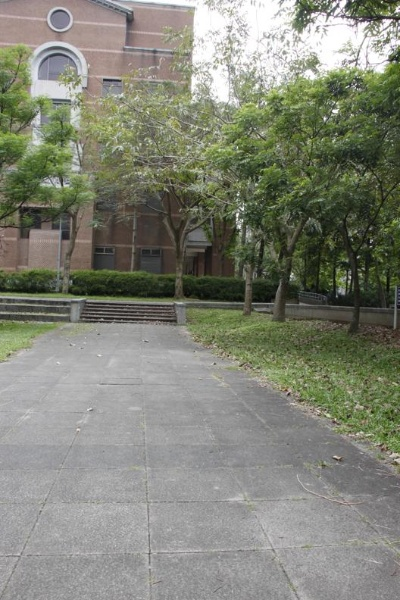
//> input picture stitching/images/6.jpg, 400 x 600 px, given in place of balls00.jpg, which was not available
$ ./main   (built with g++ and OpenCV 4)
//> lines starting //> are read from the running program, lines starting //| are printed output that depends on the picture; after the words box and inside, x2 and y2 are one past the last pixel; in counts of white or black regions, pixels touching at a corner belong together; pictures that were not available may be replaced by others from this repository, and a replacement may not be noted
#include <algorithm>
#include <cmath>
#include <iostream>
#include <vector>

#include <opencv2/core/core.hpp>
#include <opencv2/highgui/highgui.hpp>
#include <opencv2/imgproc/imgproc.hpp>
#include <opencv2/video/tracking.hpp>

#include <timeEstimate.hpp>

// Classical Hough Transform
struct LinePolar
{
    float rho;
    float angle;
};


struct hough_cmp_gt
{
    hough_cmp_gt(const int* _aux) : aux(_aux) {}
    bool operator()(int l1, int l2) const
    {
        return aux[l1] > aux[l2] || (aux[l1] == aux[l2] && l1 < l2);
    }
    const int* aux;
};

// [76 lines left out: function HoughLinesStandard_CV, not called in this run]


/*
Here image is an input raster;
step is it's step; size characterizes it's ROI;
rho and theta are discretization steps (in pixels and radians correspondingly).
threshold is the minimum number of pixels in the feature for it
to be a candidate for line. lines is the output
array of (rho, theta) pairs. linesMax is the buffer size (number of pairs).
Functions return the actual number of found lines.
*/
// [103 lines left out: functions HoughLinesStandard_RF, video_capture, not called in this run]

int main()
{
    //video_capture();

    cv::Mat image = cv::imread("/Users/Qt/program/blogsCodes/pic/balls00.jpg", CV_LOAD_IMAGE_GRAYSCALE);
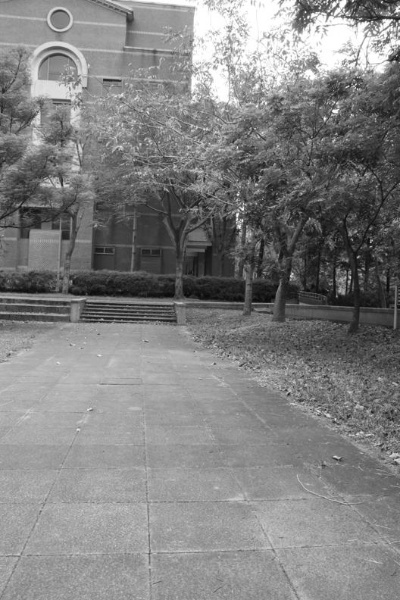
//> image: 600 rows x 400 cols, CV_8UC1; min 4, max 255, mean 129.6
    if(image.empty()){
        std::cerr<<"input is empty"<<std::endl;
        return -1;
    }

    cv::Mat contours;
    cv::Canny(image, contours, 125, 350);
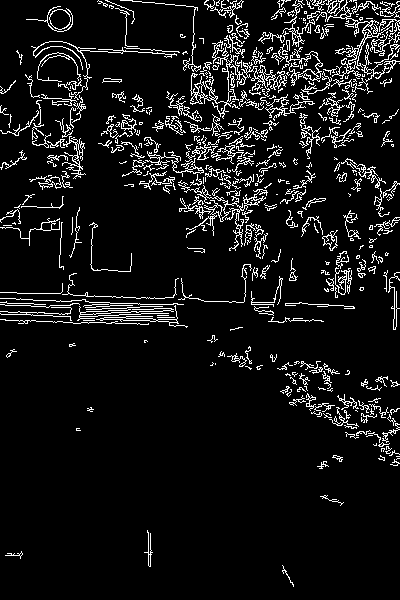
//> contours: 600 rows x 400 cols, CV_8UC1; 8% white in thin lines or dots
    cv::Mat contoursInv;
    cv::threshold(contours,contoursInv, 128,255,cv::THRESH_BINARY_INV);
//> contoursInv: 600 rows x 400 cols, CV_8UC1; 92% white; black in thin lines or dots
    // [14 lines of commented-out code are left out]

    {
//> (the run ends here: the program needs code that is not available in this run, at `timeEstimate<> t;`)

$ run again, on stitching/images/DSC_0174.jpg
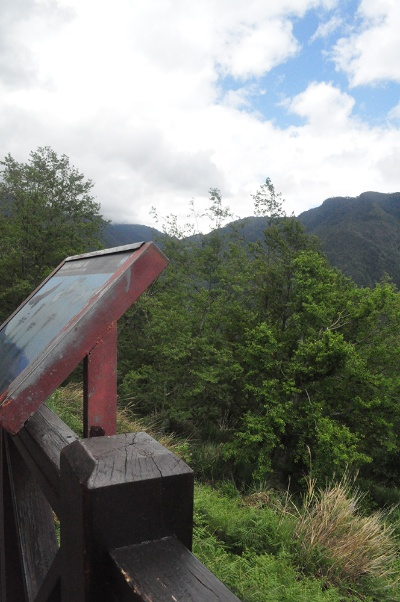
//> input picture stitching/images/DSC_0174.jpg, 400 x 602 px, given in place of balls00.jpg, which was not available
//> `cv::Mat image = cv::imread("/Users/Qt/program/blogsCodes/pic/balls00.j..`:
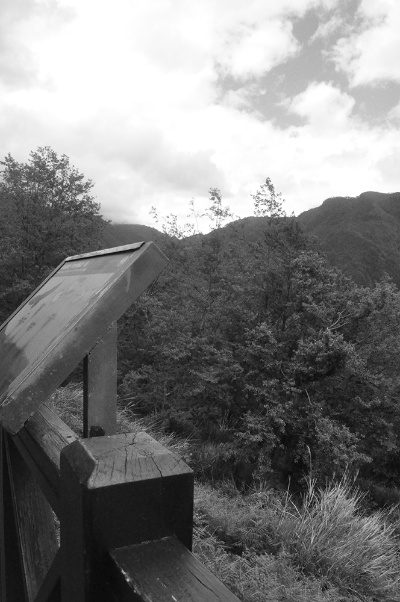
//> image: 602 rows x 400 cols, CV_8UC1; min 6, max 255, mean 126.2
//> `cv::Canny(image, contours, 125, 350);`:
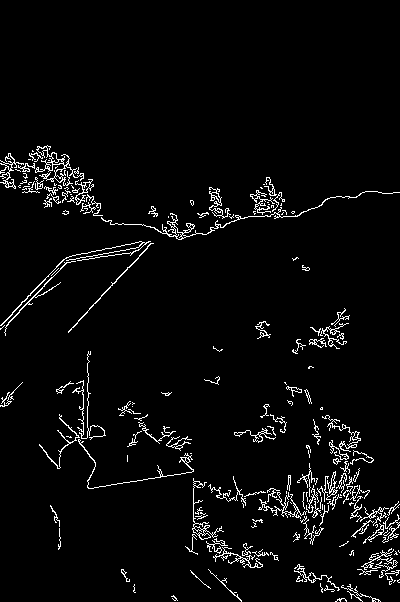
//> contours: 602 rows x 400 cols, CV_8UC1; 3.8% white in thin lines or dots, all inside (x1, y1, x2, y2) = (0, 145, 400, 602)
